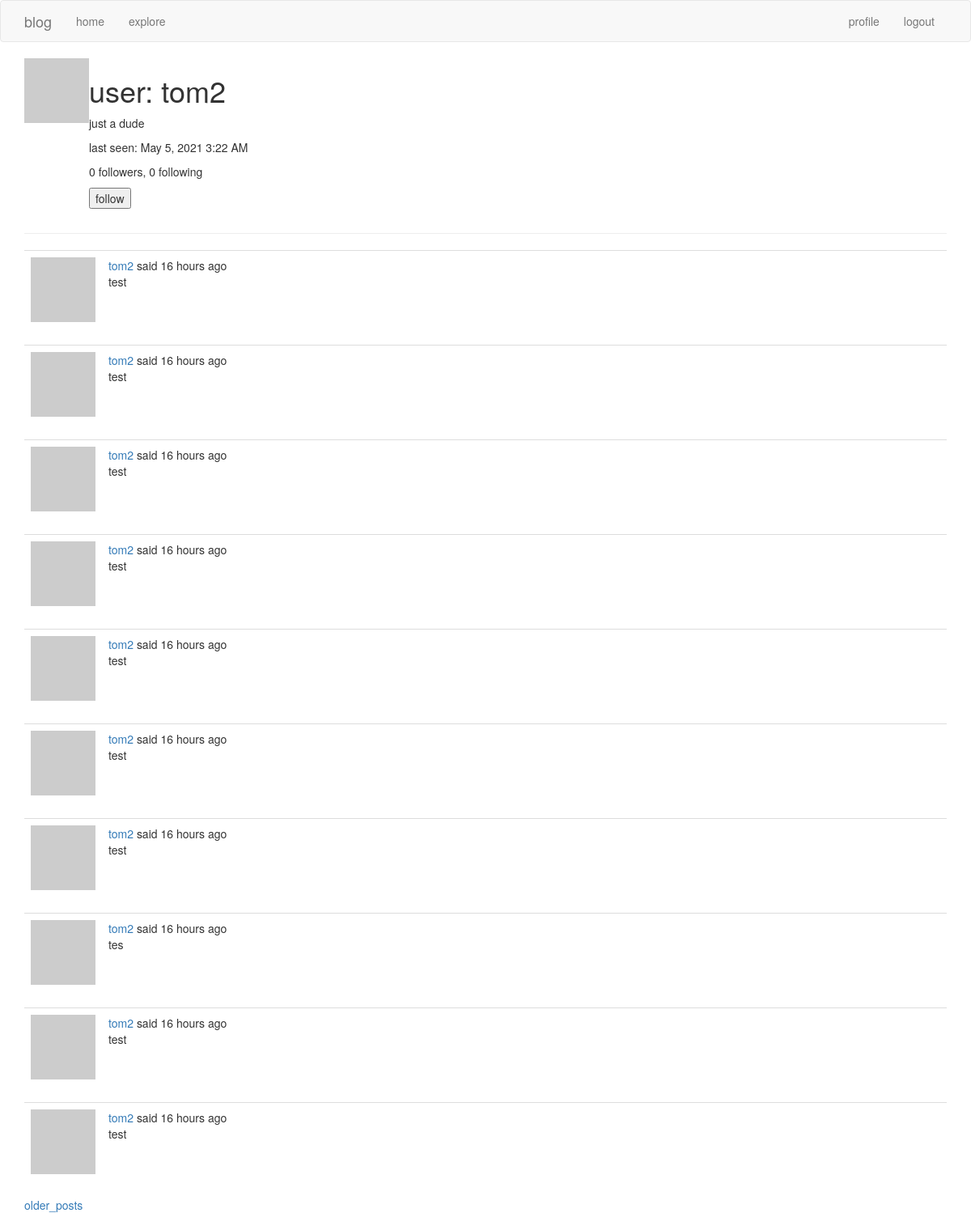
The app's page /user/tom2 (signed in), older data.
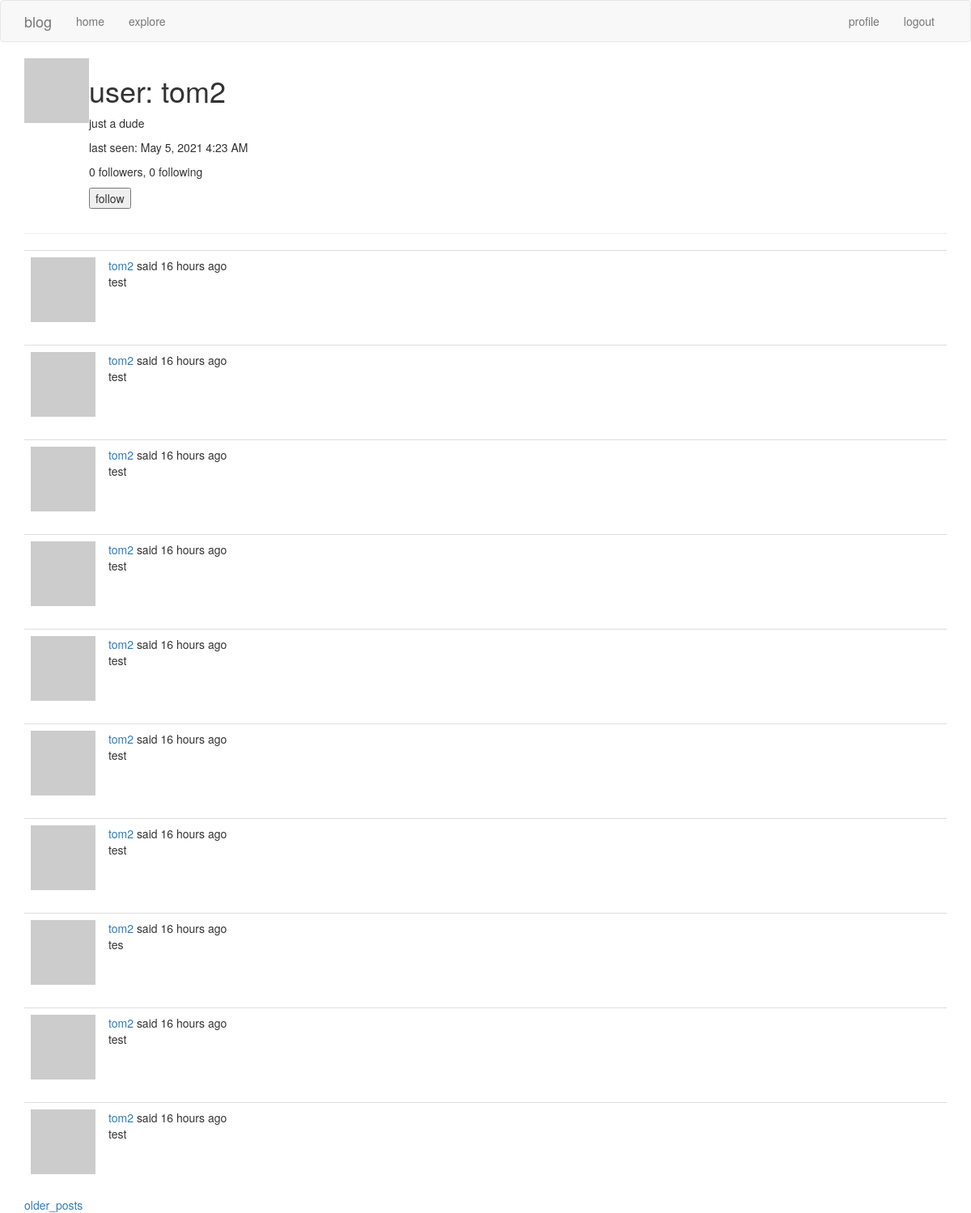
The same page, newer data.
### app/models.py (models this page shows, shortened)
class User(UserMixin, db.Model):
    id       = db.Column(db.Integer, primary_key = True)
    username = db.Column(db.String(64),  index = True, unique = True)
    email    = db.Column(db.String(128), index = True, unique = True)
    about_me = db.Column(db.String(128))
    last_seen = db.Column(db.DateTime, default = datetime.utcnow)
    password_hash = db.Column(db.String(128))
    posts = db.relationship('Post', backref = 'author', lazy = 'dynamic')
    followed = db.relationship(
        'User', secondary = followers,
        primaryjoin = (followers.c.follower_id == id),
        secondaryjoin = (followers.c.followed_id == id),
        backref = db.backref('followers', lazy = 'dynamic'), lazy = 'dynamic')
    def avatar(self, size):
        digest = md5(self.email.lower().encode('utf-8')).hexdigest()
        return 'https://www.gravatar.com/avatar/{}?d=identicon&s={}'.format(digest, size)
    def is_following(self, user):
        return self.followed.filter(followers.c.followed_id == user.id).count() > 0

class Post(db.Model):
    id   = db.Column(db.Integer, primary_key = True)
    body = db.Column(db.String(128))
    timestamp = db.Column(db.DateTime, index = True, default = datetime.utcnow)
    user_id = db.Column(db.Integer, db.ForeignKey('user.id'))

### app/routes.py (the view)
@app.route('/user/<username>')
@login_required
def user(username):
    user = User.query.filter_by(username = username).first_or_404()
    page = request.args.get('page', 1, type = int)
    posts = user.posts.order_by(Post.timestamp.desc()).paginate(page, app.config['POSTS_PER_PAGE'], False)
    next_url = url_for('user', username = user.username, page = posts.next_num) if posts.has_next else None
    prev_url = url_for('user', username = user.username, page = posts.prev_num) if posts.has_prev else None
    form = EmptyForm()
    return render_template('user.html', user = user, form = form, posts = posts.items, next_url = next_url, prev_url = prev_url)

### app/forms.py
class EmptyForm(FlaskForm):
    submit = SubmitField(_l('submit'))

### app/models.py (called while the page is built)
@login.user_loader
def load_user(id):
    return User.query.get(int(id))

### app/routes.py (called while the page is built)
@app.before_request
def before_request():
    if current_user.is_authenticated:
        current_user.last_seen = datetime.utcnow()
        db.session.commit()
    g.locale = str(get_locale())

### app/templates/user.html (shortened to what this page needs)
{% extends 'base.html' %}
{% block app_content %}
    <table>
        <tr valign = 'top'>
            <td><img src = "{{ user.avatar(128) }}"></td>
            <td>
                <h1> {{ _('user') }}: {{ user.username }} </h1>
                {% if user.about_me %}
                <p> {{ user.about_me }} </p>
                {% endif %}
                {% if user.last_seen %}
                <p> {{ _('last seen') }}: {{ moment(user.last_seen).format('LLL') }} </p>
                {% endif %}
                <p>{{ _('%(count)d followers', count = user.followers.count()) }}, {{ _('%(count)d following', count = user.followed.count()) }}</p>
                {% if user == current_user %}
                <p><a href = "{{ url_for('edit_profile') }}"> {{ _('edit your profile') }} </a></p>
                {% elif not current_user.is_following(user) %}
                <p>
                    <form action="{{ url_for('follow', username = user.username) }}" method = "post">
                        {{ form.submit(value = 'follow') }}
                    </form>
                </p>
                {% endif %}
            </td>
        </tr>
    </table>
    <hr>
    {% for post in posts %}
        {% include '_post.html' %}
    {% endfor %}
    {% if next_url %}
    <a href = "{{ next_url }}"> {{_('older_posts')}} </a>
    {% endif %}
{% endblock %}

### app/templates/base.html (shortened to what this page needs)
{% extends 'bootstrap/base.html' %}
{% block navbar %}
    <nav class = 'navbar navbar-default'>
        <div class = 'container'>
            <div class = 'navbar-header'>
                <a class = 'navbar-brand' href = "{{ url_for('index') }}"> blog </a>
            </div>
            <div class = 'collapse navbar-collapse' id = 'bs-example-navbar-collapse-1'>
                <ul class = 'nav navbar-nav'>
                    <li><a href="{{ url_for('index') }}"> {{ _('home') }} </a></li>
                    <li><a href="{{ url_for('explore') }}"> {{ _('explore') }} </a></li>
                </ul>
                <ul class = 'nav navbar-nav navbar-right'>
                    {% if current_user.is_anonymous %}
                    <li><a href = "{{ url_for('login') }}"> {{ _('login') }} </a></li>
                    {% else %}
                    <li><a href = "{{ url_for('user', username = current_user.username) }}"> {{ _('profile') }} </a></li>
                    <li><a href = "{{ url_for('logout') }}"> {{ _('logout') }} </a></li>
                    {% endif %}
                </ul>
            </div>
        </div>
    </nav>
{% endblock %}
{% block content %}
    <div class = 'container'>
        {% block app_content %}{% endblock %}
    </div>
{% endblock %}

### app/templates/_post.html (shortened to what this page needs)
    <table class = "table table-hover">
        <tr>
            <td width = "70px">
                <a href = "{{ url_for('user', username = post.author.username) }}">
                    <img src = "{{ post.author.avatar(70) }}" />
                </a>
            </td>
            <td>
                {{ _('%(username)s said %(when)s',
                    username = user_link,
                    when = moment(post.timestamp).fromNow()) }}
                <br>
                {{ post.body }}
            </td>
        </tr>
    </table>

Row changes from the older to the newer data that the page shows:
changed User "tom2": last_seen "May 5, 2021 3:22 AM" → "May 5, 2021 4:23 AM"
